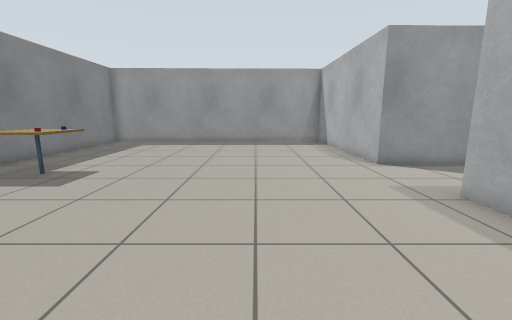
view 1 (above)

15 first-person views from a walk through a robot-simulator world made for Gazebo. The camera is 0.94 m above the floor, tilts 10° down and sees 90° across. The floor is counted in squares, 0.5 m on a side. Each view is taken from the middle of a square. On the plan, view 1 faces up. The plan holds only what a view shows up to about 15 squares ahead; the rest is blank.

view 2
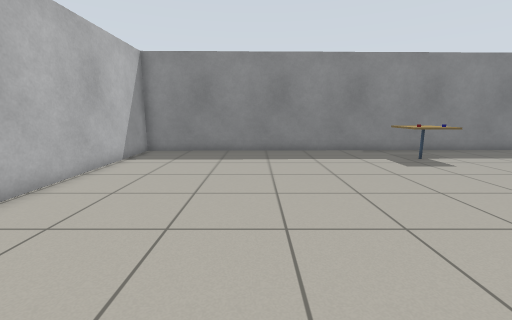

view 3
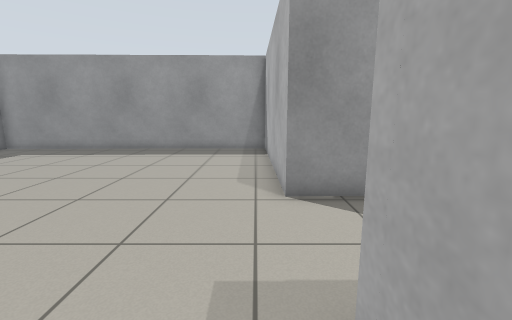

view 4
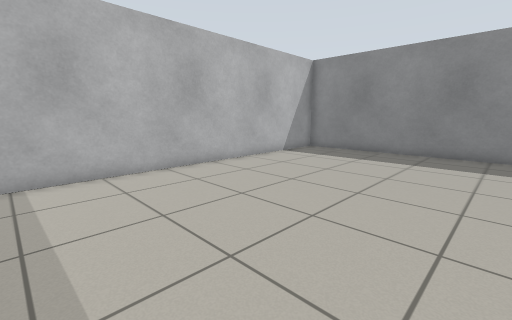

view 5
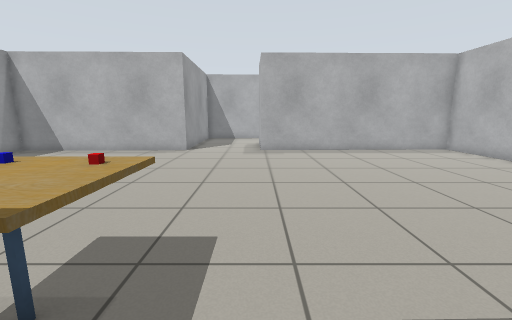

view 6
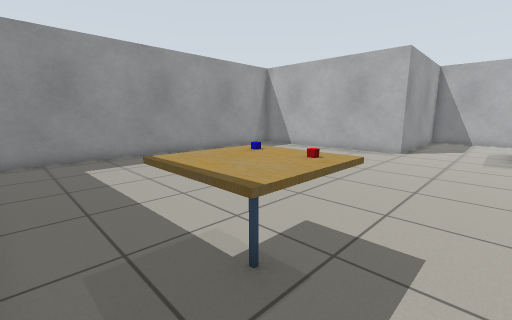

view 7
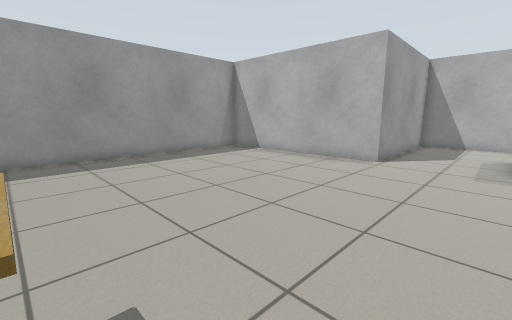

view 8
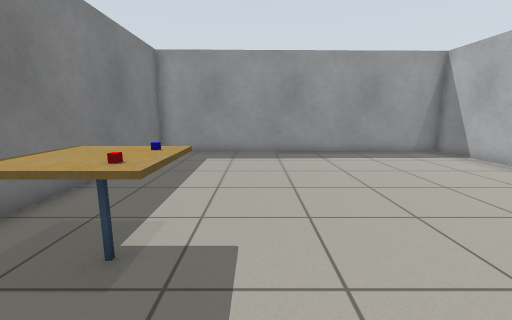

view 9
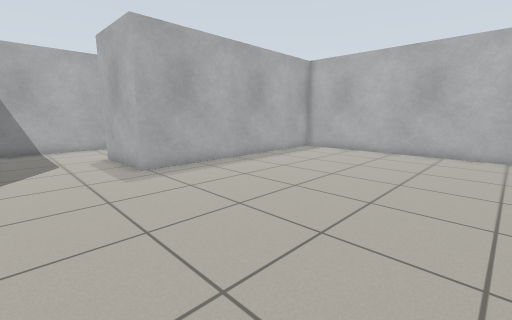

view 10
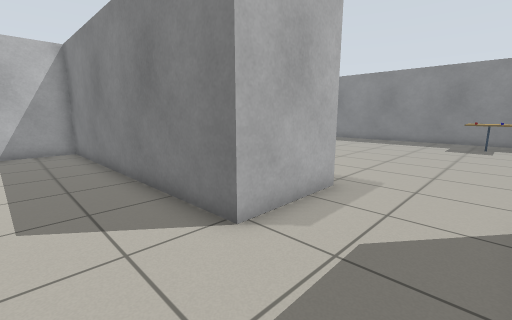

view 11
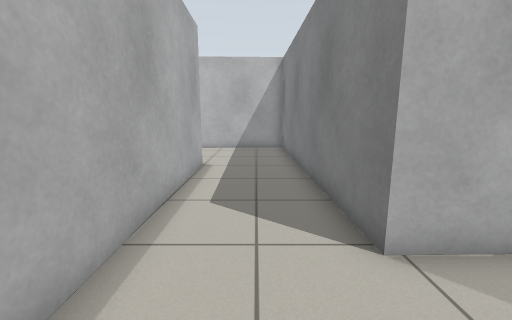

view 12
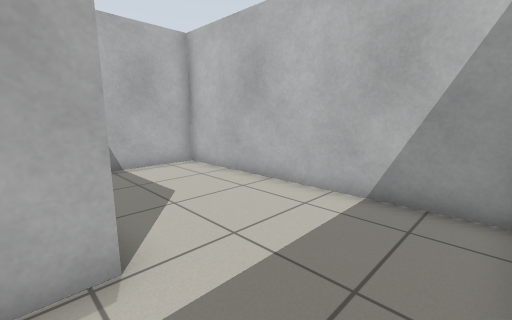

view 13
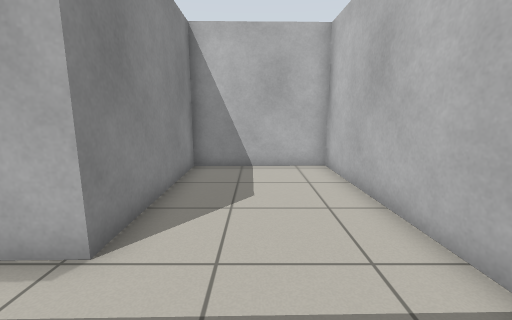

view 14
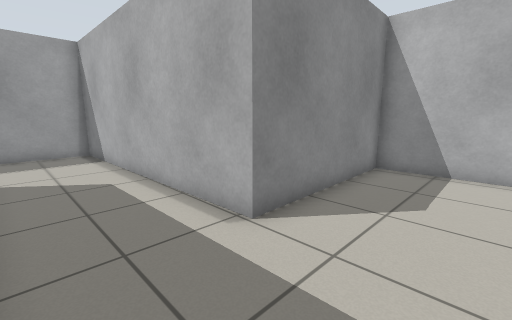

view 15
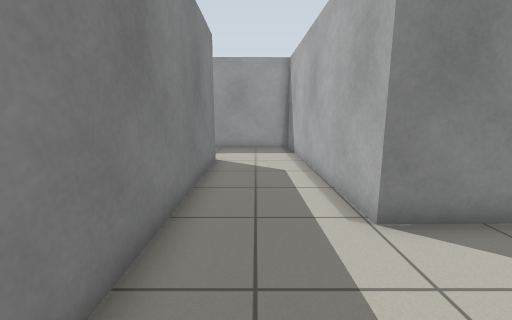

### Floor plan
Ten units are one square. View 1 is at (0, 0); x grows to the right and y downward. Boxes are objects, and circles mark ways between rooms. Rooms are numbered by the first view taken in them; rooms with no view inside come last. Other rooms are left out.
<svg viewBox="-104 -189 293 252">
<path fill="none" stroke="#000" d="M47 -97 45 -184 -99 -181 -94 47 50 45 48 -57M48 -57 83 -58 85 58 184 56 183 7 121 8 119 -99 47 -97"/>
<rect x="-85" y="-95" width="30" height="30" fill="#bbb"><title>table</title></rect>
<rect x="-65" y="-85" width="10" height="10" fill="#bbb"><title>red box</title></rect>
<rect x="-65" y="-95" width="10" height="10" fill="#bbb"><title>blue box</title></rect>
<circle cx="60" cy="-80" r="3" fill="#2a7"/>
<text x="-20" y="-70">1</text>
<text x="110" y="-10">2</text>
</svg>
Room 1 opens to room 2.

Where each view was taken, in squares from view 1:
view 1: 0 up, 0 right, facing up
view 2: 1 up, 4 right, facing left
view 3: 4 up, 4 right, facing up
view 4: 4 up, 4 right, facing down-left
view 5: 6 up, 9 left, facing right
view 6: 6 up, 9 left, facing up-right
view 7: 6 up, 6 left, facing up-right
view 8: 5 up, 5 left, facing up
view 9: 9 up, 4 left, facing down-right
view 10: 9 up, 11 right, facing down-left
view 11: 9 up, 10 right, facing down
view 12: 0 up, 9 right, facing down-right
view 13: 3 down, 9 right, facing right
view 14: 4 down, 9 right, facing up-right
view 15: 5 down, 10 right, facing up
